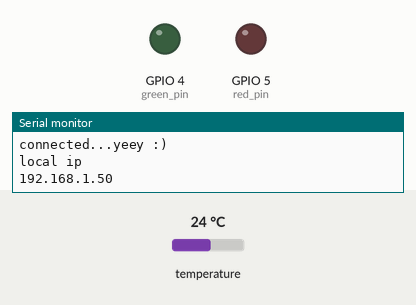
Recording of a sketch running on a simulated ESP8266 (NodeMCU). On the bench: output pins drawn as LEDs (lit = HIGH), the last lines printed to the serial monitor. Dashed ring = blinking. The test bench sets the inputs (shaded band); at power-on: temperature 24 °C. WiFi joins after 1.5 s; servers stay silent unless stated; no MQTT or app messages arrive unless stated. At 8.2 s the program puts the board to deep sleep or switches it off; the recording ends there.

Above: at 1.9 s.
At 3.0 s:
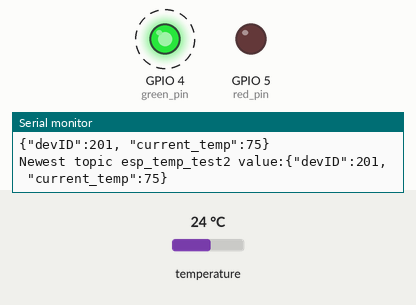
Timing chart, 0 to 4.5 s (numbered marks = the images above):
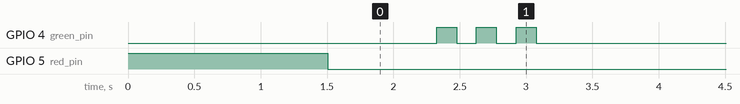

The sketch:

1-23.ino
```cpp
#include <FS.h>                   //this needs to be first, or it all crashes and burns...
#include <ESP8266WiFi.h>          //https://github.com/esp8266/Arduino
//needed for library
#include <DNSServer.h>
#include <ESP8266WebServer.h>
#include <WiFiManager.h>          //https://github.com/tzapu/WiFiManager
#include <PubSubClient.h>
#include <OneWire.h>
#include <DallasTemperature.h>
#include <Ticker.h>

#define mqtt_server "104.236.210.175" //fill this
//#define mqtt_server "159.203.102.9" //fill this
#define mqtt_user "" // no fill necessary
#define mqtt_password "" // no fill necessary
//#define topic1 "temp/temp1"
//#define topic1 "esp_temp_test3"
Ticker sleepTicker;


// THIS IS WHERE THINGS NEED TO BE DEFINED
//***************************************************************
#define topic1 "esp_temp_test2"
#define mqtt_client_name "201" //dont change
//set the temp wire input here
#define MAX_LOOP_TIME_MS     15000


/*
 *
 * FEATURES FOR THIS SCRIPT
 *
 * -added a wifi timeout so users have 90 seconds to connect before it resets
 *    -rational for this was that if a users wifi goes down, theres currently no way to have the device not connect as an AP if it notices the wifi is down
 *    -TODO fix this
 * -timeout in loop once connected to wifi
 * - temp sensor is usally sending out 185 as its first value, so changed that so it loops and checks again for new values
 * - if the temp sensor is not connected, the device will send -197 degrees. Changed this to 1000 so we can flag it when it happens
 *
 *
 * NOTE you MUST run this script on the chip with wifi.reset() uncommented to clear the EEPROM, then rerun it with that commented out
 * note you must also change the wifi at the bottom to edit the deviceID into it
 * TODO fix comment above
 *
 */


///the following pins work on the ESP8266 ESP-12 to read the temperature
//  14
// pin 2 works but wouldn't suggest it due to it being on the same side as ground, not vcc which needs a pullup resistor
// 13
//PLEASE NOTE THAT THE PINS THAT DON'T WORK BELOW MAY BE DUE TO A WIRING FLAW ... but i doubt it :)
// 12 DOES NOT WORK

#define ONE_WIRE_BUS 14
OneWire oneWire(ONE_WIRE_BUS);
DallasTemperature sensors(&oneWire);
WiFiClient espClient;
PubSubClient client(espClient);
int deviceID = 201;


int red_pin = 5;
int green_pin = 4;
char current_temp[32];
//this is in seconds

int sleepTimeS = 30;
//sleeptimeS_AP is for when the device doesn't connect to the network
int sleepTimeS_AP = 60;
int wifi_timeout = 90;

unsigned long startTime;


//NOTE TO CHECK WIFI.RESET SETTINGS DONT MESS THAT UP.
//ON FIRST PUSH MAKE SURE TO RUN RESET SETTINGS, THEN PUSH CODE AGAIN AND COMMENT THAT OUT.
//********************************************************

void blink_lights(int light, int counter, int time_delay){
 int i;
 for(i = 0; i < counter; i++){
  digitalWrite(light, HIGH);   // turn the LED on (HIGH is the voltage level)
  delay(time_delay);                       // wait for a second
  digitalWrite(light, LOW);    // turn the LED off by making the voltage LOW
  delay(time_delay);
 }
}


void pubMQTT(String topic,String topic_val){
    Serial.print("Newest topic " + topic + " value:");
    Serial.println(String(topic_val).c_str());
    client.publish(topic.c_str(), String(topic_val).c_str(), true);
    //green pin blink 3 times at a 150 ms delay
    blink_lights(green_pin, 3,150);
}

void reconnect() {
    // Loop until we're reconnected
    while (!client.connected()) {
        Serial.print("Attempting MQTT connection...");
        // Attempt to connect
        if (client.connect(mqtt_client_name)) { //* See //NOTE below
            Serial.println("connected");
        } else {
            Serial.print("failed, rc=");
            Serial.print(client.state());
            blink_lights(red_pin, 4,200);
            Serial.println(" try again in 5 seconds");

            // Wait 5 seconds before retrying
            delay(5000);
        }
    }
}


void sleepyTime() {
  const int elapsed = millis() - startTime;
  Serial.println(millis());
  Serial.println(startTime);
  Serial.printf("Sleeping. Loop took %d ms\n", elapsed);
  if (elapsed >= MAX_LOOP_TIME_MS) {
                blink_lights(red_pin, 2,200);

   ESP.deepSleep(sleepTimeS * 1000000,WAKE_RF_DEFAULT);  }
  // It can take a while for the ESP to actually go to sleep.
  // When it wakes up we start again in setup().
  delay(5000);
}


void setup() {
    Serial.begin(115200);
  // put your setup code here, to run once:
  pinMode(red_pin,OUTPUT);
  pinMode(green_pin,OUTPUT);
  digitalWrite(red_pin, HIGH);
  WiFiManager wifiManager;


  // you have 90 seconds to connect or youre booted
  //TODO until I figure out a way to read connection variables being set, the device will turn into an AP if the wifi is down or youre not connected.
  //setting to 90 seconds now
  wifiManager.setTimeout(wifi_timeout);
  //exit after config instead of connecting

  wifiManager.setBreakAfterConfig(true);

  //reset settings - for testing


  /////////////////////RESET STUFF HERE//////////////////////////////////////


  // wifiManager.resetSettings();


 ///////////////////////////////////////////////////


  //tries to connect to last known settings
  //if it does not connect it starts an access point with the specified name
  //here  "AutoConnectAP" with password "password"
  //and goes into a blocking loop awaiting configuration
  //if (!wifiManager.autoConnect("AutoConnectAP1234")) {
    if (!wifiManager.autoConnect("Device201")) {

    Serial.println("failed to connect, we should reset as see if it connects");
    blink_lights(red_pin,5,200);
    digitalWrite(red_pin, HIGH);
      ESP.deepSleep(sleepTimeS_AP * 1000000,WAKE_RF_DEFAULT);
    delay(500);
  }
    wifiManager.autoConnect("Device201");
    //wifiManager.autoConnect("AutoConnectAP1234");
  //if you get here you have connected to the WiFi
  Serial.println("connected...yeey :)");
  //blink_lights(green_pin,6,200);
  digitalWrite(red_pin, LOW);
  Serial.println("local ip");
  Serial.println(WiFi.localIP());
  client.setServer(mqtt_server, 1883);


}

void loop() {

      startTime = millis();
      sleepTicker.once_ms(16000, &sleepyTime);

      sensors.requestTemperatures(); // Send the command to get temperatures
      Serial.println("temp below");
      float temp_float = sensors.getTempFByIndex(0);
      Serial.println("first reading");
      Serial.println(temp_float);

        Serial.println("------------------");

       // on the first reading it spits out 185 degrees if it measures something, not sure why but just make it rerequest a value

      while(temp_float > 184 && temp_float < 186){
        Serial.println("temp not set yet");
        sensors.requestTemperatures(); // Send the command to get temperatures
      temp_float = sensors.getTempFByIndex(0);
      Serial.println(temp_float);

      }


      if (!client.connected()) {
        reconnect();
        }


    String temperature = dtostrf(temp_float, 4, 0, current_temp);
    temperature.trim();

    if (temperature == "-197"){
      temperature = "-1000";
    }

    if (temperature == "185"){
      temperature = "0";
    }


    String message_to_send1 = String("{\"devID\":") +
    String(deviceID) +
    ", \"current_temp\":" + temperature +
     + "}";

     Serial.println(message_to_send1);
    pubMQTT(topic1, message_to_send1);
    //Serial.println("i will go to sleep now");
    delay(5000);
   ESP.deepSleep(sleepTimeS * 1000000,WAKE_RF_DEFAULT);
   delay(100);
   Serial.println("this should not print");
    delay(10000);

}
```

Measured:
- by itself, GPIO 4 (green_pin): alternates HIGH for 0.15 s and LOW for 0.15 s, 6 changes in all, then stays LOW
